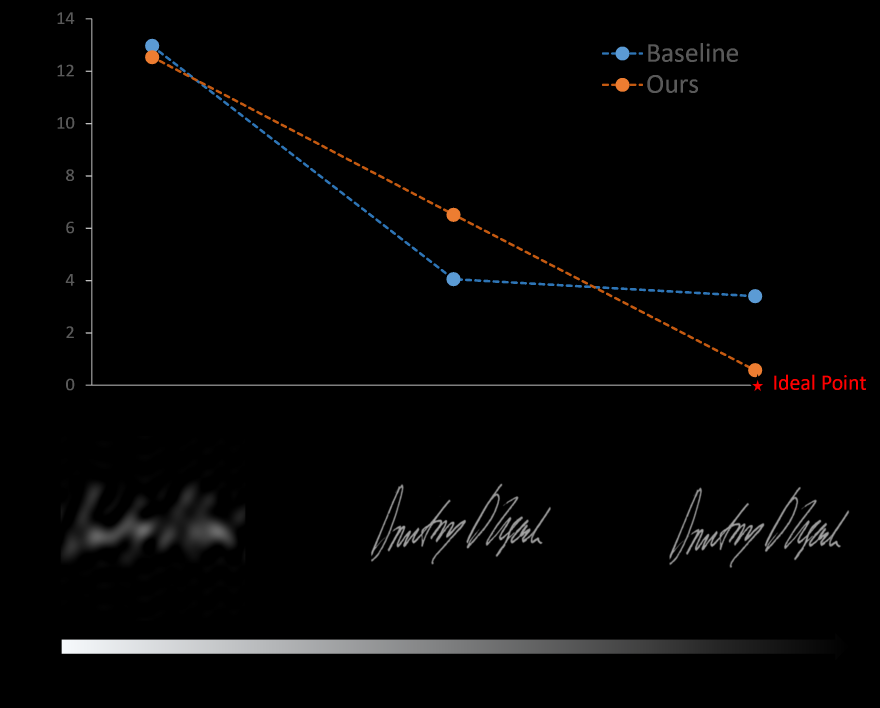
#> input picture fig/DSI.png, 2640 x 2124 px (shown at 1/3 size)
$ python -i preprocess.py   (imports and definitions only)
#> lines starting #> are read from the running program, lines starting #| are printed output that depends on the picture; after the words box and inside, x2 and y2 are one past the last pixel; in counts of white or black regions, pixels touching at a corner belong together
from operator import invert
import numpy as np
from skimage import filters, transform, util
from typing import Tuple
from PIL import Image


def preprocess_signature(img: np.ndarray,
                        canvas_size: Tuple[int, int] = (500, 1360),
                        img_size: Tuple[int, int] = (170, 242),
                        input_size: Tuple[int, int] =(150, 220)) -> np.ndarray:
    """ Pre-process a signature image, centering it in a canvas, resizing the image and cropping it.

    Parameters
    ----------
    img : np.ndarray (H x W)
        The signature image
    canvas_size : tuple (H x W)
        The size of a canvas where the signature will be centered on.
        Should be larger than the signature.
    img_size : tuple (H x W)
        The size that will be used to resize (rescale) the signature
    input_size : tuple (H x W)
        The final size of the signature, obtained by croping the center of image.
        This is necessary in cases where data-augmentation is used, and the input
        to the neural network needs to have a slightly smaller size.

    Returns
    -------
    np.narray (input_size):
        The pre-processed image
    -------

    """
    img = img.astype(np.uint8)
    _, centered = normalize_image(img, canvas_size)
    inverted = 255 - centered

    resized = resize_image(inverted, img_size)

    if input_size is not None and input_size != img_size:
        cropped = crop_center(resized, input_size)
    else:
        cropped = resized

    return cropped


def normalize_image(img: np.ndarray,
                    canvas_size: Tuple[int, int] = (840, 1360)) -> np.ndarray:
    """ Centers an image in a pre-defined canvas size, and remove
    noise using OTSU's method.

    Parameters
    ----------
    img : np.ndarray (H x W)
        The image to be processed
    canvas_size : tuple (H x W)
        The desired canvas size

    Returns
    -------
    np.ndarray (H x W)
        The normalized image
    """
#> called with canvas_size = (500, 1360)

    # 1) Crop the image before getting the center of mass

    # Apply a gaussian filter on the image to remove small components
    # Note: this is only used to define the limits to crop the image
    blur_radius = 2
    blurred_image = filters.gaussian(img, blur_radius, preserve_range=True)

    # Binarize the image using OTSU's algorithm. This is used to find the center
    # of mass of the image, and find the threshold to remove background noise
    threshold = filters.threshold_otsu(blurred_image)
#> threshold = 58.82
    # im = Image.fromarray(blurred_image).convert("L")
    # im.save("my_demo_0.png")

    # Find the center of mass
    binarized_image = blurred_image > threshold
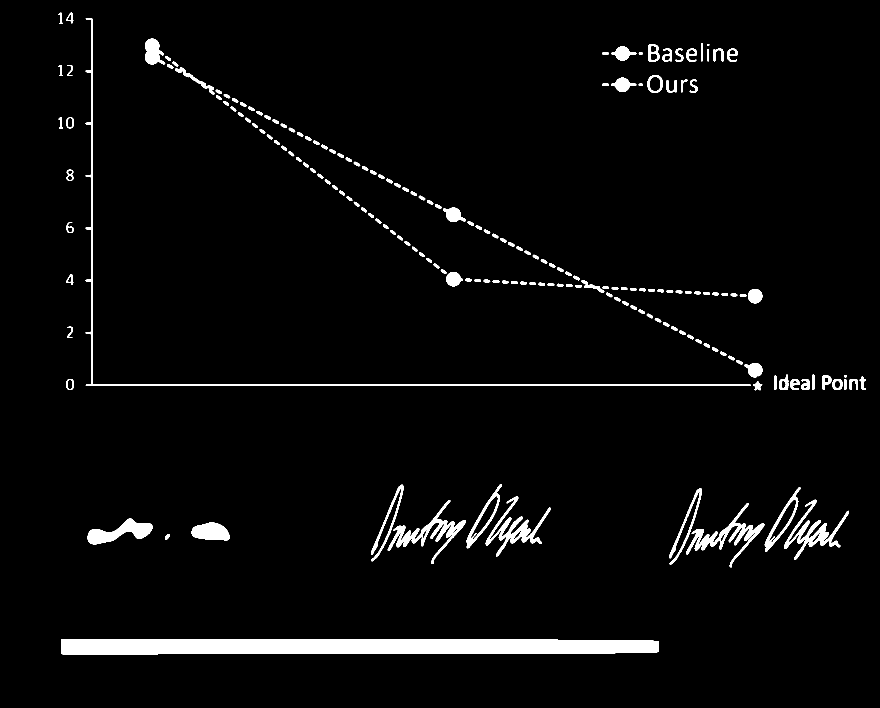
#> binarized_image: shape (2124, 2640) bool (shown at 1/3 size); 3.4% white; 185 white regions, largest, box (x1, y1, x2, y2) and area: (184, 1917, 1976, 1963) 77096, (257, 54, 2252, 1158) 16089, (1163, 1500, 1398, 1692) 7955
    # im = Image.fromarray(binarized_image).convert("L")
    # im.save("my_demo_1.png")
    #binarized_image = binarized_image.astype(int)
    r, c = np.where(binarized_image == 0)
    #r, c = np.where(blurred_image > threshold)
    r_center = int(r.mean() - r.min())
#> r_center = 1048
    c_center = int(c.mean() - c.min())
#> c_center = 1320
    #r_center = int(np.average(r))
    #c_center = int(np.average(c))

    # Crop the image with a tight box
    cropped = img[r.min(): r.max(), c.min(): c.max()]
    # print(r.min(), r.max(), c.min(), c.max())
    # im = Image.fromarray(cropped).convert("L")
    # im.save("my_demo_2.png")

    # 2) Center the image
    img_rows, img_cols = cropped.shape
#> img_rows = 2123; img_cols = 2639
    max_rows, max_cols = canvas_size

    r_start = max_rows // 2 - r_center
#> r_start = -798
    c_start = max_cols // 2 - c_center
#> c_start = -640

    # Make sure the new image does not go off bounds
    # Emit a warning if the image needs to be cropped, since we don't want this
    # for most cases (may be ok for feature learning, so we don't raise an error)
    if img_rows > max_rows:
        # Case 1: image larger than required (height):  Crop.
        print('Warning: cropping image. The signature should be smaller than the canvas size')
        r_start = 0
        difference = img_rows - max_rows
#> difference = 1623
        crop_start = difference // 2
#> crop_start = 811
        cropped = cropped[crop_start:crop_start + max_rows, :]
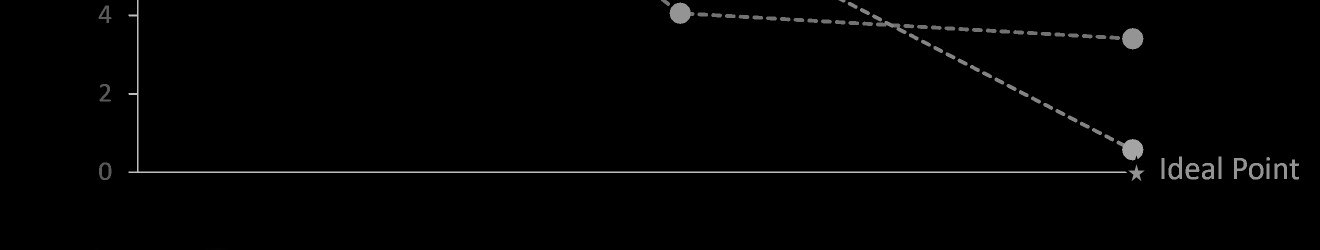
#> cropped: shape (500, 2639) (shown at 1/2 size); min 0, max 191, mean 2.8
        img_rows = max_rows
    else:
        extra_r = (r_start + img_rows) - max_rows
        # Case 2: centering exactly would require a larger image. relax the centering of the image
        if extra_r > 0:
            r_start -= extra_r
        if r_start < 0:
            r_start = 0

    if img_cols > max_cols:
        # Case 3: image larger than required (width). Crop.
        print('Warning: cropping image. The signature should be smaller than the canvas size')
        c_start = 0
        difference = img_cols - max_cols
#> difference = 1279
        crop_start = difference // 2
#> crop_start = 639
        cropped = cropped[:, crop_start:crop_start + max_cols]
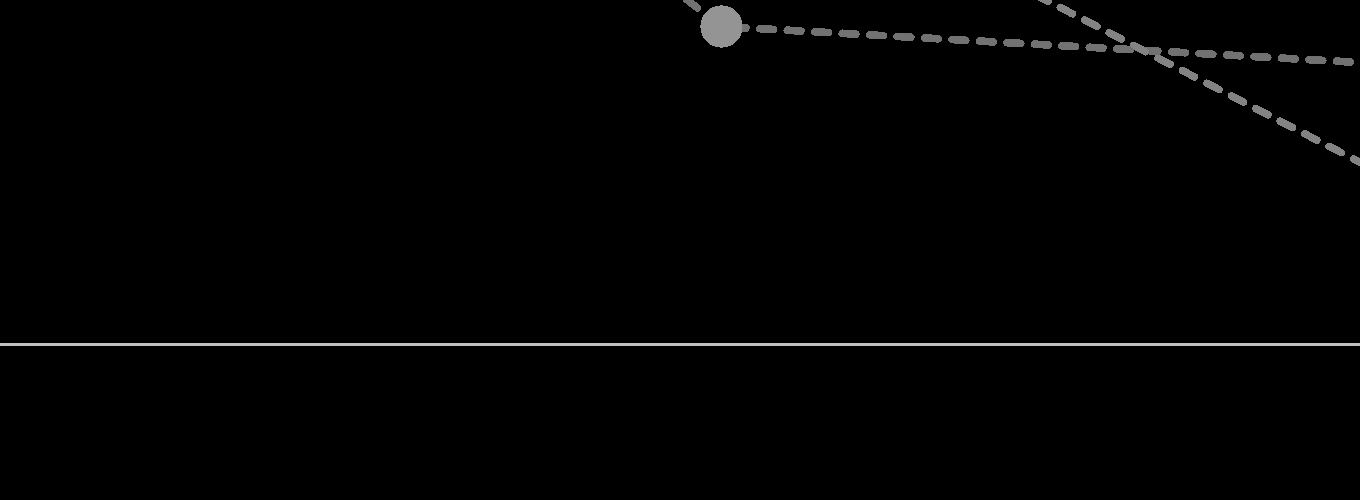
#> cropped: shape (500, 1360); min 0, max 191, mean 2.4
        img_cols = max_cols
    else:
        # Case 4: centering exactly would require a larger image. relax the centering of the image
        extra_c = (c_start + img_cols) - max_cols
        if extra_c > 0:
            c_start -= extra_c
        if c_start < 0:
            c_start = 0

    normalized_image = np.ones((max_rows, max_cols), dtype=np.uint8) * 255
    # Add the image to the blank canvas
    normalized_image[r_start:r_start + img_rows, c_start:c_start + img_cols] = cropped

    # Remove noise - anything higher than the threshold. Note that the image is still grayscale
    normalized_image[normalized_image > threshold] = 255
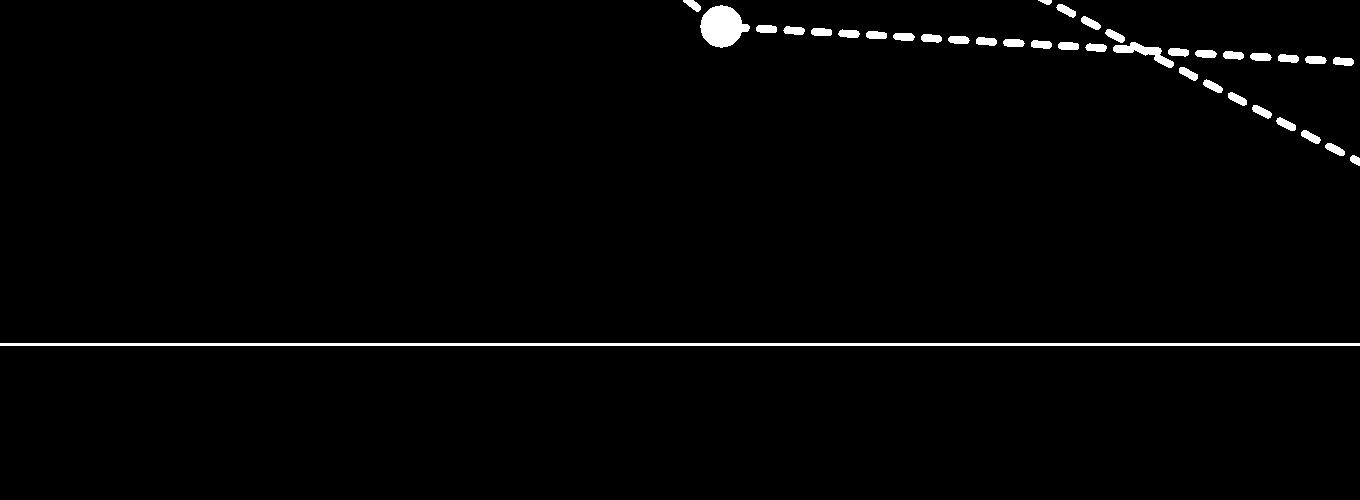
#> normalized_image: shape (500, 1360); 1.6% white; 36 white regions, largest, box (x1, y1, x2, y2) and area: (0, 343, 1360, 346) 4080, (700, 5, 750, 48) 1451, (1113, 42, 1174, 68) 536
#> in preprocess_signature, `inverted = 255 - centered`:
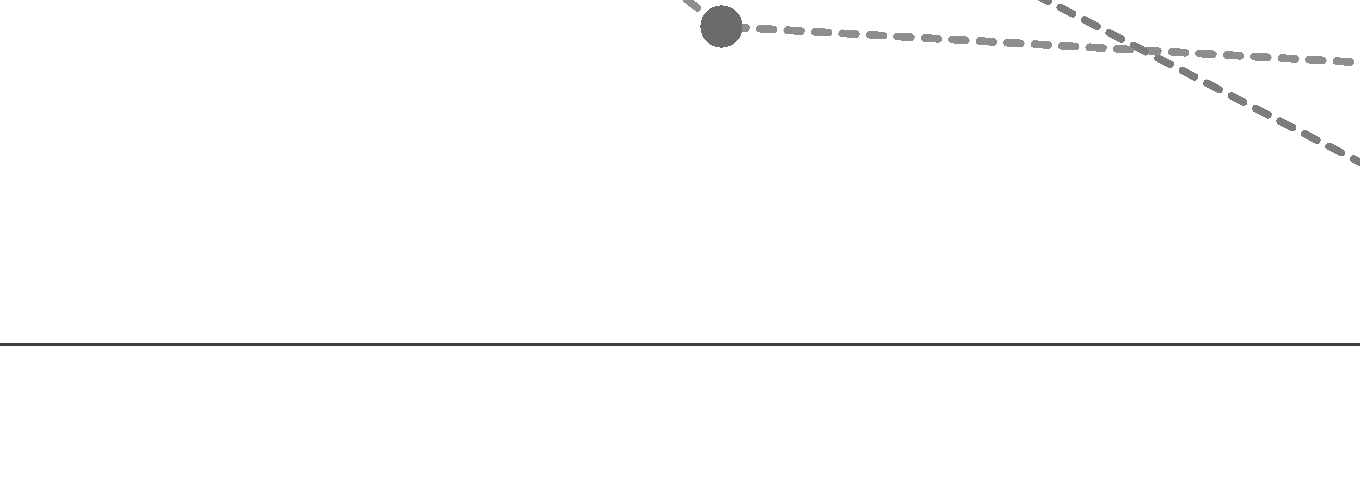
#> inverted: shape (500, 1360); min 64, max 255, mean 252.6

    return normalized_image, cropped


# [23 lines left out: function remove_background, not called in this run]


def resize_image(img: np.ndarray,
                 size: Tuple[int, int]) -> np.ndarray:
    """ Crops an image to the desired size without stretching it.

    Parameters
    ----------
    img : np.ndarray (H x W)
        The image to be cropped
    size : tuple (H x W)
        The desired size

    Returns
    -------
    np.ndarray
        The cropped image
    """
#> called with size = (170, 242)
    height, width = size

    # Check which dimension needs to be cropped
    # (assuming the new height-width ratio may not match the original size)
    width_ratio = float(img.shape[1]) / width
#> width_ratio = 5.62
    height_ratio = float(img.shape[0]) / height
#> height_ratio = 2.94
    if width_ratio > height_ratio:
        resize_height = height
        resize_width = int(round(img.shape[1] / height_ratio))
#> resize_width = 462
    else:
        resize_width = width
        resize_height = int(round(img.shape[0] / width_ratio))

    # Resize the image (will still be larger than new_size in one dimension)
    img = transform.resize(img, (resize_height, resize_width),
                           mode='constant', anti_aliasing=True, preserve_range=True)

    img = img.astype(np.uint8)

    # Crop to exactly the desired new_size, using the middle of the image:
    if width_ratio > height_ratio:
        start = int(round((resize_width-width)/2.0))
#> start = 110
        return img[:, start:start + width]
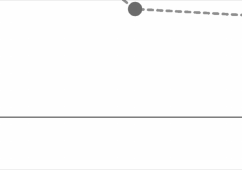
#> returned value: shape (170, 242); min 106, max 255, mean 251.6
    else:
        start = int(round((resize_height-height)/2.0))
        return img[start:start + height, :]


def crop_center(img: np.ndarray,
                size: Tuple[int, int]) -> np.ndarray:
    """ Crops the center of an image

        Parameters
        ----------
        img : np.ndarray (H x W)
            The image to be cropped
        size: tuple (H x W)
            The desired size

        Returns
        -------
        np.ndarray
            The cRecentropped image
        """
#> called with size = (150, 220)
    img_shape = img.shape
#> img_shape = (170, 242)
    start_y = (img_shape[0] - size[0]) // 2
#> start_y = 10
    start_x = (img_shape[1] - size[1]) // 2
#> start_x = 11
    cropped = img[start_y: start_y + size[0], start_x:start_x + size[1]]
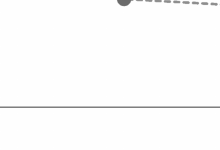
#> cropped: shape (150, 220); min 106, max 255, mean 251.9
    return cropped


# [21 lines left out: function crop_center_multiple, not called in this run]

>>> import cv2
>>> picture = cv2.imread('../fig/DSI.png', cv2.IMREAD_GRAYSCALE)
>>> result = preprocess_signature(picture)

$ run again, on fig/patch.png
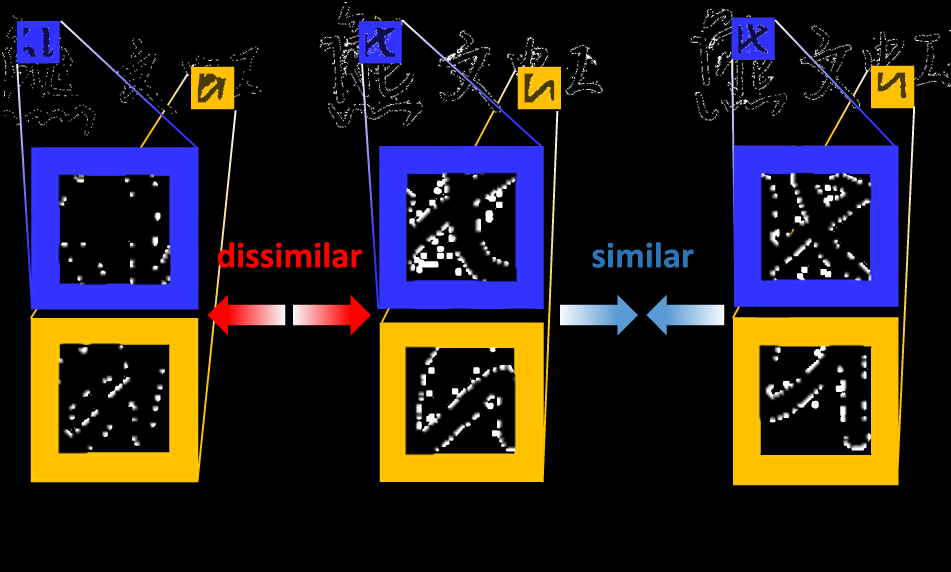
#> input picture fig/patch.png, 3802 x 2287 px (shown at 1/4 size)
#> threshold = 77.16
#> in normalize_image, `binarized_image = blurred_image > threshold`:
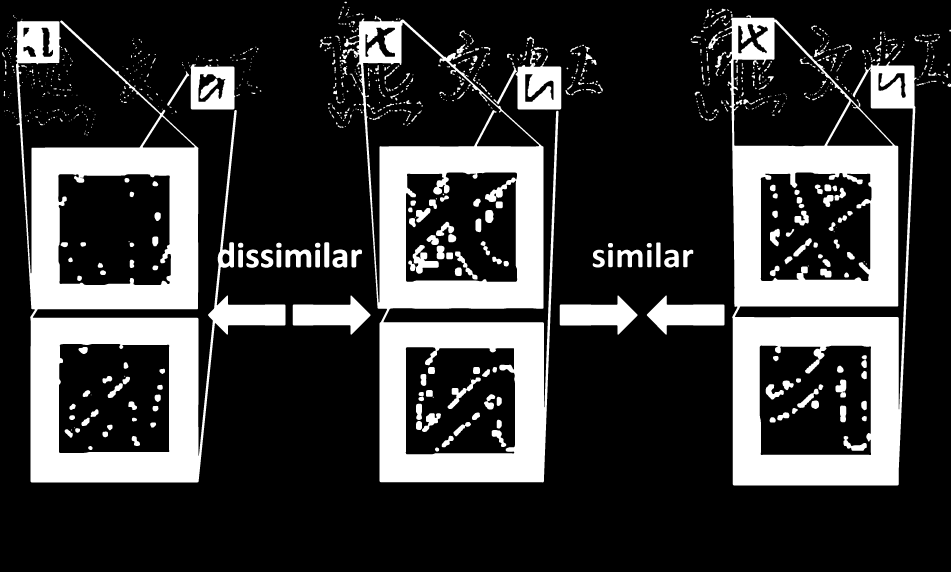
#> binarized_image: shape (2287, 3802) bool (shown at 1/4 size); 23.1% white; 1044 white regions (342 under 20 px), largest, box (x1, y1, x2, y2) and area: (2898, 61, 3666, 1942) 580278, (63, 82, 1142, 1930) 576663, (1377, 68, 2234, 1930) 539931
#> r_center = 1143
#> c_center = 1904
#> r_start = -893
#> c_start = -1224
#> in crop_center, `cropped = img[start_y: start_y + size[0], start_x:start_x + size[1]]`:
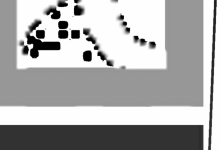
#> cropped: shape (150, 220); min 0, max 255, mean 172
